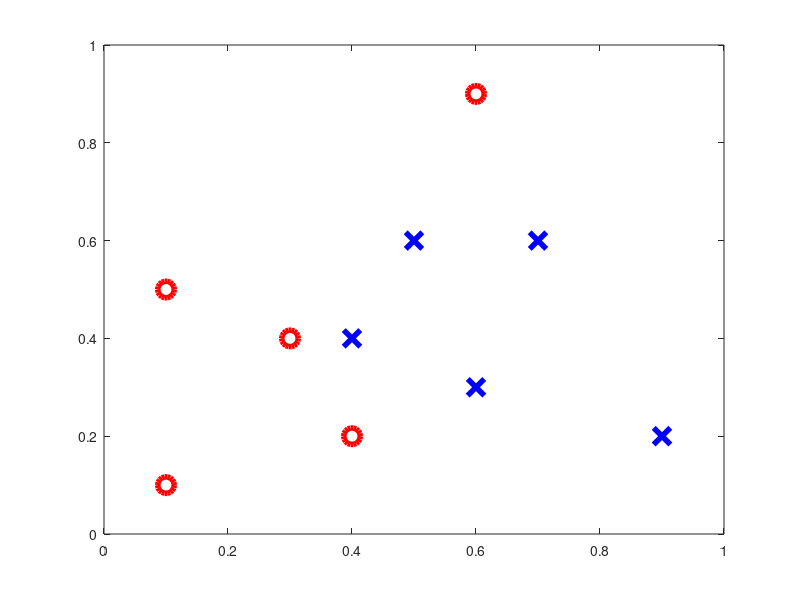

This figure's MATLAB source: (Note: this script raises an error after producing the figure.)
%%  Project 4: Essentials of Deep Learning 
% 
% In this project, we learn and play essential mathematical components of 
% deep learning on a simple artificial neural network by using the MATLAB 
% script provided by C. F. Higham and D. J. Higham along with their paper 
% ''Deep Learning: An Introduction for Applied Mathematicians'', 
% arXiv:1801.05894v1, Jan. 2018.  Minor changes have been made to the 
% original script. 

%% Step 1: set up the training data 

function netbpsgd
rng("default")

% initial training data 
m = 5; 
n = 5;
x1 = [0.1,0.3,0.1,0.6,0.4,0.6,0.5,0.9,0.4,0.7];
x2 = [0.1,0.4,0.5,0.9,0.2,0.3,0.6,0.2,0.4,0.6];
y = [ones(1,m) zeros(1,n); zeros(1,m) ones(1,n)];

% you can upload the training data file, or use the following way to 
% enter the training data on the screen as you like, where  
%    m is the number of class A (red points)
%    n is the number of class B (blue points)
%    x1, x2 are the coordinates of the training data
%
%function [x1,x2] = netbpsgd(m,n)
%figure(1)
%set (gcf,'menubar','none');
%axes('position',[0 0 1 1]);
%[x1,x2] = ginput(m+n);
%y = [ones(1,m) zeros(1,n); zeros(1,m) ones(1,n)];

% plot the training data 
figure(2) 
clf
a1 = subplot(1,1,1);
plot(x1(1:m),x2(1:m),'ro','MarkerSize',12,'LineWidth',4)
hold on
plot(x1(m+1:m+n),x2(m+1:m+n),'bx','MarkerSize',12,'LineWidth',4) 

a1.XTick = [0 1];
a1.YTick = [0 1];
a1.FontWeight = 'Bold';
a1.FontSize = 16;
xlim([0,1])
ylim([0,1])

print -dpng Figures/pic_xy.png

tic    % begin of clock count 

%% Step 2: Initialize weights and biases 
%rng(5000);
rng('default') 
W2 = 0.5*randn(2,2);
W3 = 0.5*randn(3,2);
W4 = 0.5*randn(2,3);
b2 = 0.5*randn(2,1);
b3 = 0.5*randn(3,1);
b4 = 0.5*randn(2,1);

%% Step 3: set the learning rate and number of sgd iterations
eta = 0.05;  % learning rate 
Niter = 3e5; % total number of iters, adjustable to your computational budget 

%% Step 4: backpropagation to train the network 
savecost = zeros(Niter,1);
for counter = 1:Niter
    k = randi(m+n);  %choose one point from the sample
    x = [x1(k); x2(k)];
    % Forward pass
    a2 = activate(x,W2,b2);
    a3 = activate(a2,W3,b3);
    a4 = activate(a3,W4,b4);
    % Backward pass
    delta4 = a4.*(1-a4).*(a4-y(:,k));
    delta3 = a3.*(1-a3).*(W4'*delta4);
    delta2 = a2.*(1-a2).*(W3'*delta3);
    % Gradient step
    W2 = W2 - eta*delta2*x';
    W3 = W3 - eta*delta3*a2';
    W4 = W4 - eta*delta4*a3';
    b2 = b2 - eta*delta2;
    b3 = b3 - eta*delta3;
    b4 = b4 - eta*delta4;
    % Monitor progress
    newcost = cost(W2,W3,W4,b2,b3,b4);   % display cost to screen if you like
    savecost(counter) = newcost;
end

total_training_time = toc   % end of clock 

%% Step 5: show the ``convergence'' of the cost function 

figure(3)
clf
semilogy([1:1e4:Niter],savecost(1:1e4:Niter),'b-','LineWidth',2)
xlabel('Iteration Number')
ylabel('Value of cost function')
set(gca,'FontWeight','Bold','FontSize',18)

print -dpng Figures/pic_cost.png

%% Step 6: show the classification by displaying shaded and unshaded regions 

N = 500;
Dx = 1/N;
Dy = 1/N;
xvals = [0:Dx:1];
yvals = [0:Dy:1];
for k1 = 1:N+1
    xk = xvals(k1);
    for k2 = 1:N+1
        yk = yvals(k2);
        xy = [xk;yk];
        a2 = activate(xy,W2,b2);
        a3 = activate(a2,W3,b3);
        a4 = activate(a3,W4,b4);
        Aval(k2,k1) = a4(1);%a4 is a 2 by 1 vector to indicate class
        Bval(k2,k1) = a4(2);
        %Aval(k2,k1) = norm([1,0]'-a4,2);
        %Bval(k2,k1) = norm([0,1]'-a4,2);
     end
end
[X,Y] = meshgrid(xvals,yvals);

figure(4)
clf
a2 = subplot(1,1,1);
Mval = Aval>=Bval;
%Mval = Aval<=Bval;
contourf(X,Y,Mval,[0.5 0.5]) %receiving warning!!!

hold on
colormap([1 1 1; 0.8 0.8 0.8])
plot(x1(1:m),x2(1:m),'ro','MarkerSize',12,'LineWidth',4)
plot(x1(m+1:m+n),x2(m+1:m+n),'bx','MarkerSize',12,'LineWidth',4)
a2.XTick = [0 1];
a2.YTick = [0 1];
a2.FontWeight = 'Bold';
a2.FontSize = 16;
xlim([0,1])
ylim([0,1])

print -dpng Figures/pic_bdy_bp.png

%% Auxiliary functions 

function costval = cost(W2,W3,W4,b2,b3,b4)
costvec = zeros(m+n,1); 
for i = 1:m+n
    x =[x1(i);x2(i)];
    a2 = activate(x,W2,b2);
    a3 = activate(a2,W3,b3);
    a4 = activate(a3,W4,b4);
    costvec(i) = norm(y(:,i) - a4,2);
end
costval = norm(costvec,2)^2;
    
end % of nested function

function y = activate(x,W,b)
% ACTIVATE Evaluates sigmoid function.
% x is the input vector, y is the output vector
% W contains the weights, b contains the shifts
% The ith component of y is activate((Wx+b)_i)
% where activate(z) = 1/(1+exp(-z))
y = 1./(1+exp(-(W*x+b)));
end % of nested function

end

%% Task 1:   
%  derive expressions of backpropagation and sgd for a network of L layers
%  with one neuron per layer. 

%% Task 2:    
%  Modify the script netbpsgd.m and report your results as follows: 
%  Add 
%  rng('default')
%  To the beginning of you code for every task!
%
%  (1) Add additional hidden layers and neurons to the existing network. 
%      Specifically,  netbpsgd is a ``2-2-3-2'' network, change it to 
%      a ``2-5-5-5-2'' network. Using a learning rate of 0.05 and 3e5 number
%      of sgd iterations to show the convergence behavior of the cost function
%      and the classification with the training data set in netbpsgd. 
%
%
%  (2) Replace the sigmoid activation function of netpbsgd to ReLU 
%      activation function activitation. Using a learning rate of 0.0025 and 
%      3e5 number of sgd iterations to show the convergence behavior of 
%      the cost function and the classification with the training data set 
%      in netbpsgd. 
%
% 
%  (3) Combine the tasks 2(1) and 2(2) to a network of five layers 
%      (``2-5-5-5-2'') and ReLU activation function, with the 
%      learning rate 0.0025 and 3e5 number of iterations. Show the 
%      convergence behavior of the cost function and the classification 
%      with the following training data set: 
%
%  m = 12;
%  n = 8;
%  x1 = [0.1,0.05,0.05,0.1,0.35,0.65,0.9,0.95,0.95,0.9,0.65,0.35,0.7,0.3,0.3,0.7,0.25,0.75,0.5,0.5];
%  x2 = [0.1,0.65,0.35,0.9,0.95,0.95,0.9,0.65,0.35,0.1,0.05,0.05,0.7,0.7,0.3,0.3,0.5,0.5,0.75,0.25];
%  y = [ones(1,m) zeros(1,n); zeros(1,m) ones(1,n)];
%  y = [ones(1,m) zeros(1,n); zeros(1,m) ones(1,n)];
%
